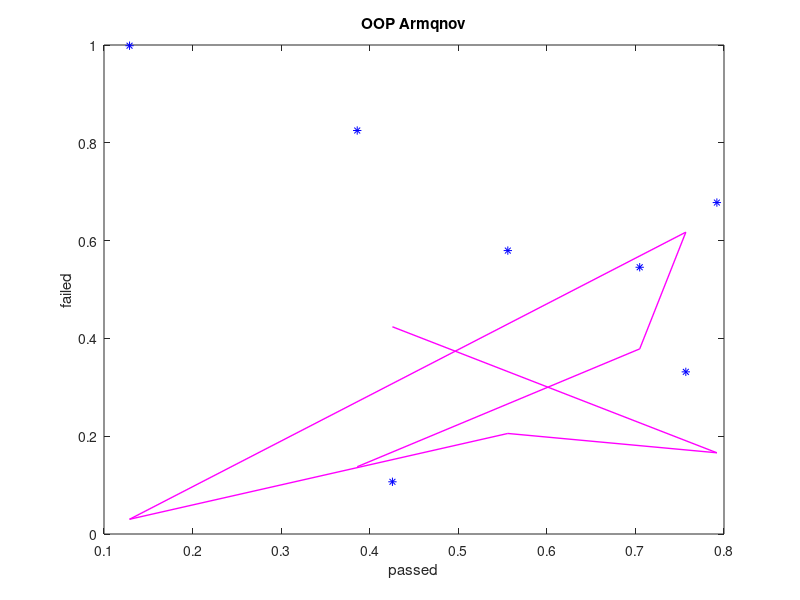

Source code (MATLAB):
data = rand(7,4);
sample = data(:, 2);
v1 = data(:, 3);
v2 = data(:, 1);
mass = sample.*v1;
plot(sample, mass, 'm--*','LineWidth', 5)
plot(sample, mass, 'm-','LineWidth', 1)
plot(sample, mass, 'm','LineWidth', 1)
title("OOP Armqnov")
xlabel("passed")
ylabel("failed")

hold on

plot(sample,v2,'b*')